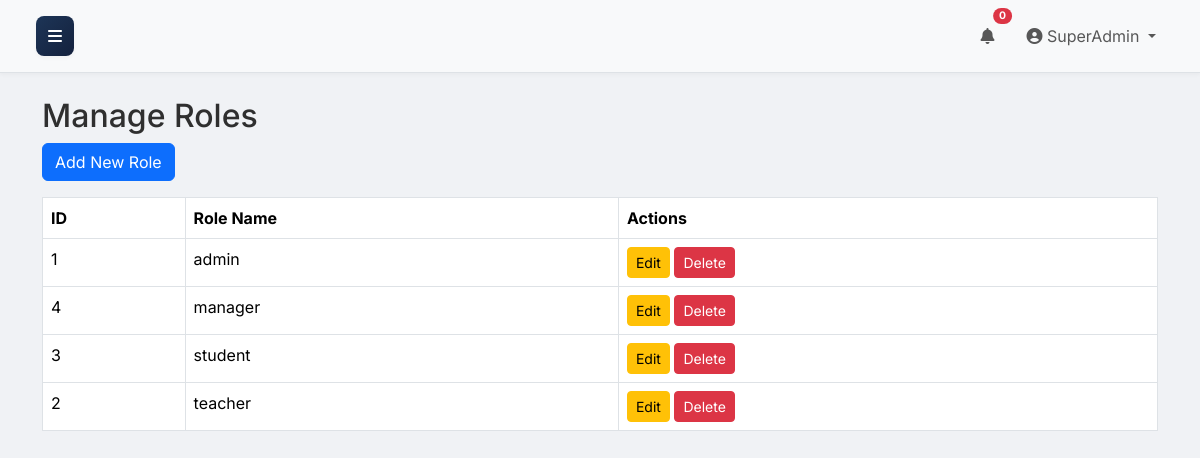
/roles/list.php (signed in), run on the app's committed database.
### tables this page shows
CREATE TABLE `roles` (
  `id` int(11) NOT NULL,
  `name` varchar(255) NOT NULL
);

### public/roles/list.php (the view, shortened to what this page needs)
<?php
include_once '../includes/header.php';
include_once '../includes/sidebar.php';
$stmt = $pdo->query("SELECT id, name FROM roles ORDER BY name");
$roles = $stmt->fetchAll(PDO::FETCH_ASSOC);
?>
<div class="main-content">
    <div class="container">
        <h2>Manage Roles</h2>
        <a href="add.php" class="btn btn-primary mb-3">Add New Role</a>
        <?php if (empty($roles)): ?>
            <p>No roles found.</p>
        <?php else: ?>
            <table class="table table-bordered">
                <thead>
                    <tr>
                        <th>ID</th>
                        <th>Role Name</th>
                        <th>Actions</th>
                    </tr>
                </thead>
                <tbody>
                    <?php foreach ($roles as $role): ?>
                        <tr>
                            <td><?php echo htmlspecialchars($role['id']); ?></td>
                            <td><?php echo htmlspecialchars($role['name']); ?></td>
                            <td>
                                <a href="edit.php?id=<?php echo $role['id']; ?>" class="btn btn-sm btn-warning">Edit</a>
                                <a href="delete.php?id=<?php echo $role['id']; ?>" class="btn btn-sm btn-danger" onclick="return confirm('Are you sure you want to delete this role? This will also remove all associated permissions.');">Delete</a>
                            </td>
                        </tr>
                    <?php endforeach; ?>
                </tbody>
            </table>
        <?php endif; ?>
    </div>
</div>
<?php include_once '../includes/footer.php'; ?>

### public/assets/css/style.css (style rules this page uses)
html, body { height: 100%; margin: 0; padding: 0; }
:root { --primary-green: #1b4332; --accent-green: #2d6a4f; --light-green: #b7e4c7; --dark-green: #081c15; --professional-blue: #1d3557; --dark-blue: #14213d; --light-gray: #f0f2f5; --medium-gray: #6c757d; --border-color: #dee2e6; --primary: #1d3557; --primary-subtle: #e6eaf0; --success: #2d6a4f; --success-subtle: #e7f2ed; --warning: #ca6702; --warning-subtle: #fff1e6; --info: #184e77; --info-subtle: #e6eff4; --danger: #9b2226; --danger-subtle: #f8e7e7; --secondary: #4a4e69; --secondary-subtle: #ecedf2; --bg-dark: #f0f2f5; --card-bg: #f8f9fa; --timeline-bg: rgba(0, 0, 0, 0.03); --bg-dark: #f0f2f5; --sidebar-width: 250px; --sidebar-collapsed-width: 70px; --sidebar-transition: 0.3s; --shadow-sm: 0 .125rem .25rem rgba(0,0,0,.035); --shadow-md: 0 .5rem 1rem rgba(0,0,0,.05); --shadow-lg: 0 1rem 3rem rgba(0,0,0,.075); }
body { font-family: 'Inter', sans-serif; background-color: var(--bg-dark); overflow-x: hidden; color: #2f2f2f; }
@media (min-width: 992px) { body { overflow-x: hidden; } }

### data on the page
roles: id "1", name "admin"
roles: id "4", name "manager"
roles: id "3", name "student"
roles: id "2", name "teacher"

### other printed values
$_SESSION['username'] "SuperAdmin"
